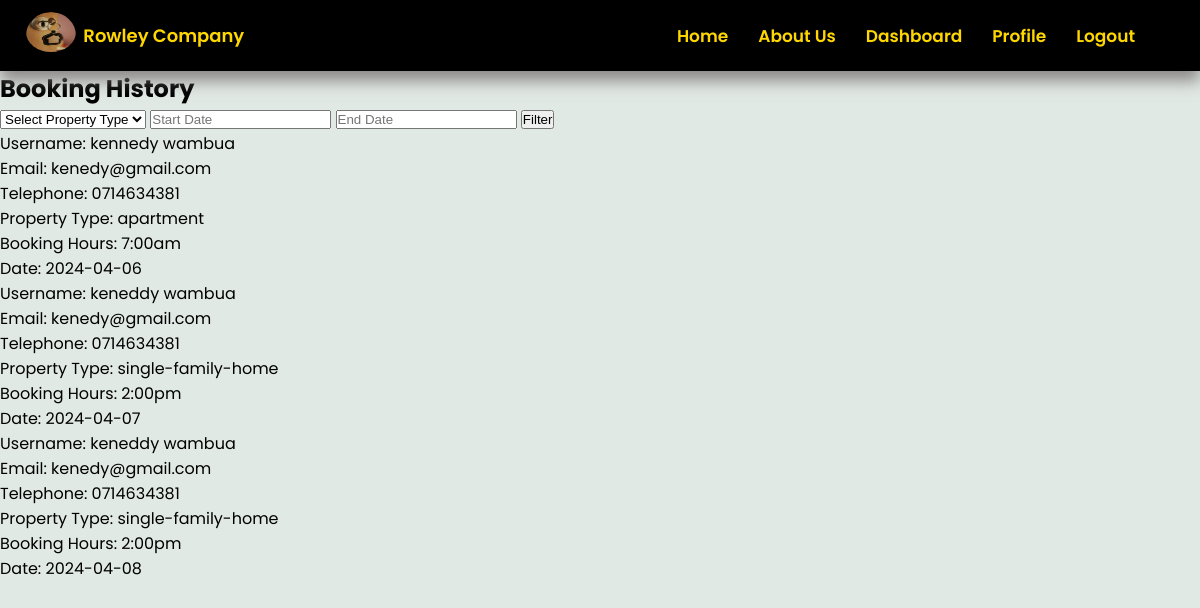
The page /booking_history (signed in) on the database as committed earlier.
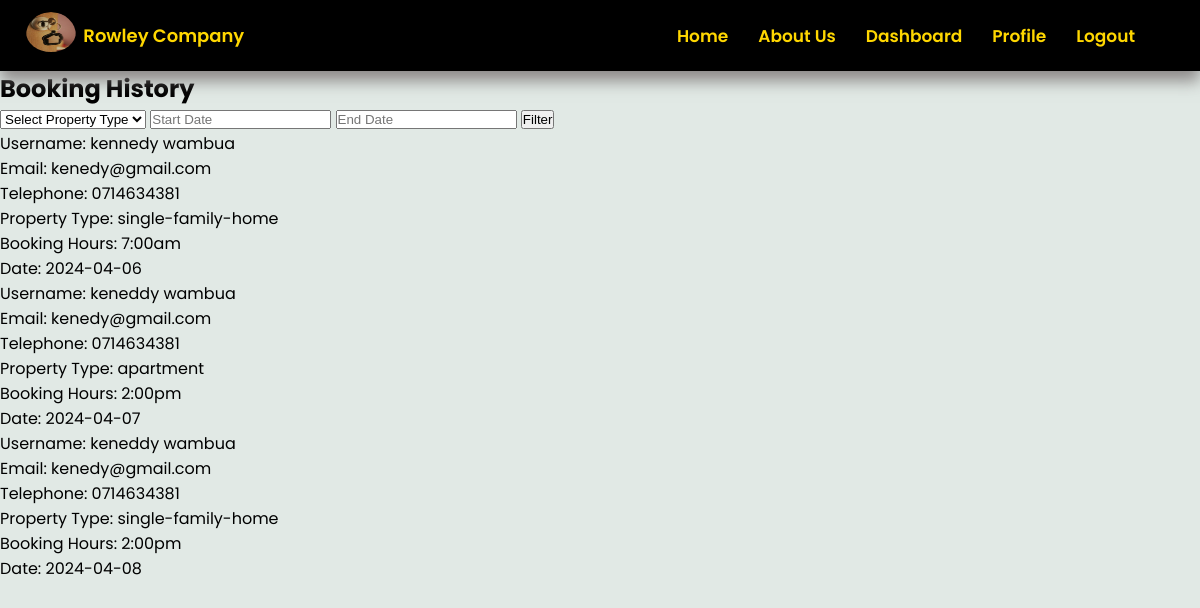
The same page on the database as committed later.
### project/models.py (models this page shows, shortened)
class Booking(db.Model):
    id = db.Column(db.Integer, primary_key=True)
    username = db.Column(db.String(50), nullable=False)
    email = db.Column(db.String(120), nullable=False)
    telephone = db.Column(db.String(10), nullable=False)
    property_type = db.Column(db.String(50), nullable=False)
    booking_hours = db.Column(db.String(50), nullable=False)
    date = db.Column(db.Date, nullable=False)
    status = db.Column(db.String(20), nullable=False, default='Pending')
    user_id = db.Column(db.Integer, db.ForeignKey('user.id'), nullable=False)

### project/client.py (the view)
@client.route('/booking_history',  methods=['GET'])
@login_required
def bookingHistory():
    property_type = request.args.get('property_type', '')
    start_date = request.args.get('start_date', '')
    end_date = request.args.get('end_date', '')
    bookings_query = Booking.query.filter_by(user_id=current_user.id)
    if property_type:
        bookings_query = bookings_query.filter(Booking.property_type.ilike(f'%{property_type}%'))
    if start_date:
        start_date_obj = datetime.strptime(start_date, '%d/%m/%Y').date()
        bookings_query = bookings_query.filter(Booking.date >= start_date_obj)
    if end_date:
        end_date_obj = datetime.strptime(end_date, '%d/%m/%Y').date()
        bookings_query = bookings_query.filter(Booking.date <= end_date_obj)
    bookings = bookings_query.all()
    return render_template('bookingHistory.html', active_page='bookingHistory',  bookings=bookings)

### project/templates/bookingHistory.html (shortened to what this page needs)
{% extends 'base.html' %}
{% block head %}
  {{super()}}
  <link rel="stylesheet" href="/static/css/bookingHistory.css">
  <link rel="stylesheet" href="https://code.jquery.com/ui/1.12.1/themes/base/jquery-ui.css">
{% endblock %}
{% block content %}
<div>
    <h2> Booking History </h2>
    <form action="{{ url_for('client.bookingHistory') }}" method="get">
        <select name="property_type">
            <option value="">Select Property Type</option>
        </select>
        <input type="text" id="start_date" name="start_date" placeholder="Start Date">
        <input type="text" id="end_date" name="end_date" placeholder="End Date">
        <button type="submit">Filter</button>
    </form>
    {% if bookings %}
        {% for booking in bookings %}
        <div class="booking">
            <p>Username: {{ booking.username }}</p>
            <p>Email: {{ booking.email }}</p>
            <p>Telephone: {{ booking.telephone }}</p>
            <p>Property Type: {{ booking.property_type }}</p>
            <p>Booking Hours: {{ booking.booking_hours }}</p>
            <p>Date: {{ booking.date }}</p>
        </div>
        {% endfor %}
    {% else %}
        <p> No bookings found. </p>
    {% endif %}
</div>
{% endblock %}

### project/templates/base.html (shortened to what this page needs)
<!DOCTYPE html>
<html lang="en">
<head>
    {% block head %}
    <link rel="stylesheet" href="/static/css/main.css">
    <link rel="stylesheet" href="https://maxst.icons8.com/vue-static/landings/line-awesome/line-awesome/1.3.0/css/line-awesome.min.css">
    <link rel="stylesheet" href="https://cdnjs.cloudflare.com/ajax/libs/font-awesome/6.5.2/css/all.min.css">
    {% endblock %}
</head>
<body>
    <div class="header">
        <div class="logo">
            <div class="logo-img">
                <img src="/static/images/de30038bf36a1146441892552da72a4e.jpg" alt="Company Logo">
            </div>
            <div class"logo-text">
                <span>Rowley Company</span>
            </div>
        </div>
        <div class="nav">
            <a class="nav-item {{ 'active' if active_page == 'home' else '' }}"
                href="{{url_for('main.home')}}"> Home </a>
            <a class="nav-item {{ 'active' if active_page == 'about' else '' }}"
                href="{{url_for('main.about')}}"> About Us </a>
            {% if current_user.is_authenticated %}
                {% if current_user.role == 'client' %}
                    <a class="nav-item {{ 'active' if active_page == 'clientDashboard' else '' }}"
                    href="{{url_for('main.clientDashboard')}}"> Dashboard </a>
                {% endif %}
            <a class="nav-item {{ 'active' if active_page == 'profile' else '' }}"
                href="{{url_for('main.profile')}}"> Profile </a>
            <a class="nav-item {{ 'active' if active_page == 'logout' else '' }}"
                href="{{url_for('auth.logout')}}"> Logout </a>
            {% endif %}
        </div>
    </div>
    <div class="content">
        {% block content %} {% endblock %}
    </div>
</body>
</html>

### project/static/css/main.css (style rules this page uses)
* { box-sizing: border-box; margin: 0; padding: 0; }
body { margin: 0; padding: 0; font-family: "Poppins", sans-serif; background-color: #E1E9E5; }
.header { background-color: black; color: gold; padding: 10px 50px 10px 20px; display: flex; justify-content: space-between; align-items: center; z-index: 1000; position: sticky; left:0; top: 0; box-shadow: 0 10px 15px rgba(119, 113, 113, 0.8); }
.logo { display: flex; align-items: center; justify-content: space-around; padding: 2px; width: 230px; height: auto; }
.logo-img { overflow: hidden; border-radius: 100%; }
.logo-img img { height: 40px; width: 50px; opacity: 0.8; transition: transform 0.3s ease; border-radius: 100%; z-index: 10; }
.logo span { font-size: 18px; font-weight: 600; }
.nav { display: flex; align-items: center; }
.nav a { color: gold; text-decoration: none; padding: 0px 15px; position: relative; font-size: 17px; font-weight: 600; transition: color 0.3s ease; }

Rows that differ between the two databases and show on the page:
changed Booking "kennedy wambua": property_type "apartment" → "single-family-home"
changed Booking: property_type "single-family-home" → "apartment"
